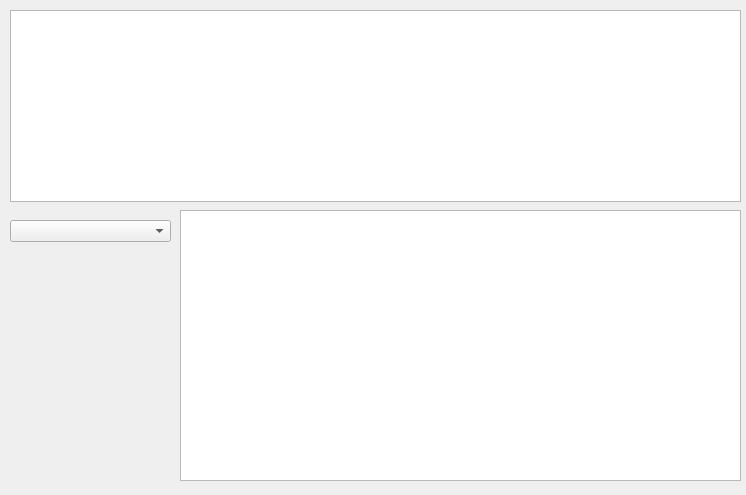
<?xml version="1.0" encoding="UTF-8"?>
<ui version="4.0">
 <class>Form</class>
 <widget class="QWidget" name="Form">
  <property name="geometry">
   <rect>
    <x>0</x>
    <y>0</y>
    <width>746</width>
    <height>495</height>
   </rect>
  </property>
  <property name="windowTitle">
   <string>Form</string>
  </property>
  <widget class="QTableWidget" name="mainTable_tableWidget">
   <property name="geometry">
    <rect>
     <x>10</x>
     <y>10</y>
     <width>731</width>
     <height>192</height>
    </rect>
   </property>
  </widget>
  <widget class="QComboBox" name="childTables_comboBox">
   <property name="geometry">
    <rect>
     <x>10</x>
     <y>220</y>
     <width>161</width>
     <height>22</height>
    </rect>
   </property>
  </widget>
  <widget class="QTableWidget" name="childTable_tableWidget">
   <property name="geometry">
    <rect>
     <x>180</x>
     <y>210</y>
     <width>561</width>
     <height>271</height>
    </rect>
   </property>
  </widget>
 </widget>
 <resources/>
 <connections/>
</ui>
